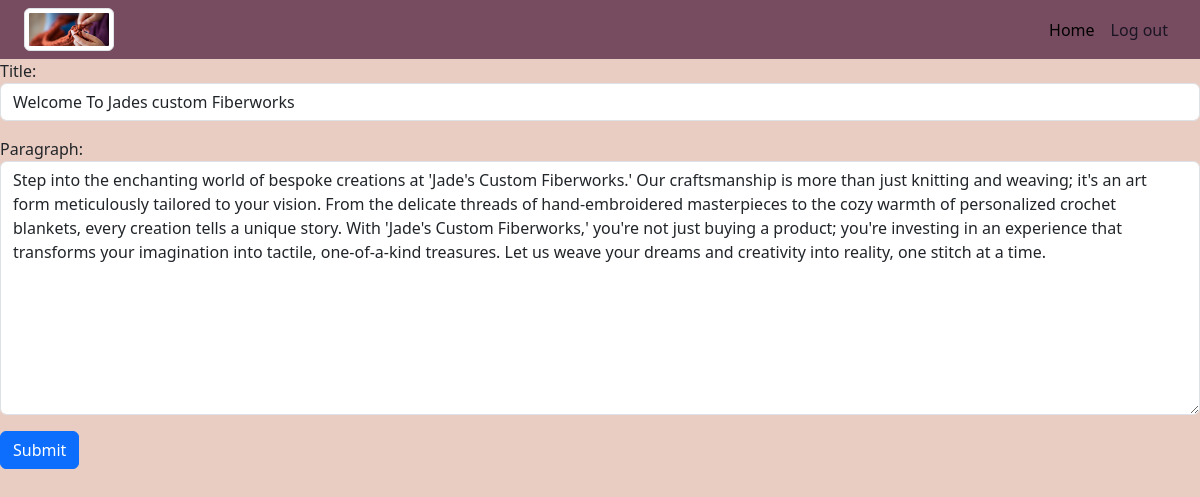
The page /update_home_screen/5/ (signed in) on the database its author committed.
### fiberworks_app/models.py (models this page shows, shortened)
class Homescreen(models.Model):
    title = models.CharField(max_length=100, blank=True, null=True)
    paragraph = models.TextField(max_length=1000, blank=True, null=True)

### fiberworks_app/views.py (the view)
# urls.py: path('update_home_screen/<str:pk>/', views.updateHomeScreen, name='update_home_screen'),
@login_required(login_url='login')
def updateHomeScreen(request, pk):
    homescreen = Homescreen.objects.get(id=pk)
    form = HomeScreenForm(instance=homescreen)
    if request.method == 'POST':
        form = HomeScreenForm(request.POST,  instance=homescreen)
        if form.is_valid():
            form.save()  # Save the product to the database
            return redirect('index')  # Redirect to the product details page
    context = {'form': form}
    return render(request, 'fiberworks_app/home_screen_form.html', context)

### fiberworks_app/forms.py
class HomeScreenForm(ModelForm):
    class Meta:
        model = Homescreen
        fields = '__all__'
        widgets = {
            'title': forms.TextInput(attrs={'class': 'form-control'}),
            'paragraph': forms.Textarea(attrs={'class': 'form-control'}),
        }

### fiberworks_app/templates/fiberworks_app/home_screen_form.html (shortened to what this page needs)
{% extends 'fiberworks_app/base_template.html' %}
{% block content %}
  <form class="" action="" method="POST" enctype="multipart/form-data">
    <div class="form-group">
      <table>{{ form.as_p }}</table>
    </div>
    <input type="submit" name="Submit" id="submit-button" class="btn btn-primary"/>
  </form>
{% endblock %}

### static/css/main.css (style rules this page uses)
* { margin: 0; padding: 0; box-sizing: border-box; }
.bg-pale-dogwood { background-color: #eacdc2; }

### rows shown on the page
Homescreen: title "Welcome To Jades custom Fiberworks", paragraph "Step into the enchanting world of bespoke creations at 'Jade's Custom Fiberworks.' Our craftsmanship is more than just knitting and weaving; it's an art form meticulously tailored to your vision. From the delicate threads of hand-embroidered masterpieces to the cozy warmth of personalized crochet blankets, every creation tells a unique story. With 'Jade's Custom Fiberworks,' you're not just buying a product; you're investing in an experience that transforms your imagination into tactile, one-of-a-kind treasures. Let us weave your dreams and creativity into reality, one stitch at a time."
